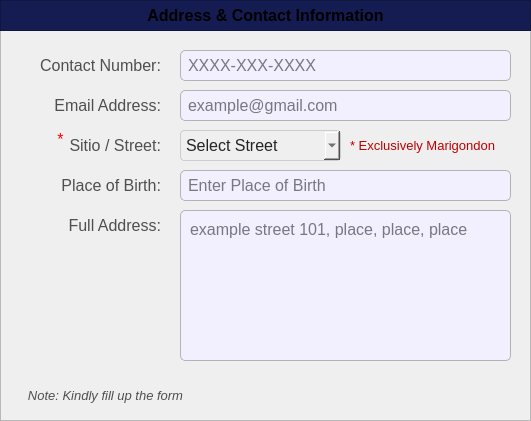
  <widget class="QFrame" name="basePopUpBodyFrame">
   <property name="geometry">
    <rect>
     <x>620</x>
     <y>70</y>
     <width>531</width>
     <height>421</height>
    </rect>
   </property>
   <property name="styleSheet">
    <string notr="true">#basePopUpBodyFrame {
	background-color: rgb(247, 247, 247);
	border: 1px solid rgb(194, 194, 194);
	border-radius: 10px;
}</string>
   </property>
   <property name="frameShape">
    <enum>QFrame::Shape::StyledPanel</enum>
   </property>
   <property name="frameShadow">
    <enum>QFrame::Shadow::Raised</enum>
   </property>
   <widget class="QFrame" name="basePopUpTitleFrame_3">
    <property name="geometry">
     <rect>
      <x>0</x>
      <y>0</y>
      <width>531</width>
      <height>31</height>
     </rect>
    </property>
    <property name="styleSheet">
     <string notr="true">#basePopUpTitleFrame_3 {
	background-color: #141c52;
}</string>
    </property>
    <property name="frameShape">
     <enum>QFrame::Shape::StyledPanel</enum>
    </property>
    <property name="frameShadow">
     <enum>QFrame::Shadow::Raised</enum>
    </property>
    <widget class="QLabel" name="label_title_3">
     <property name="geometry">
      <rect>
       <x>0</x>
       <y>0</y>
       <width>531</width>
       <height>31</height>
      </rect>
     </property>
     <property name="font">
      <font>
       <family>Arial</family>
       <pointsize>12</pointsize>
       <bold>true</bold>
      </font>
     </property>
     <property name="styleSheet">
      <string notr="true">#label_title{
	background-color:transparent;
	color: rgb(255, 255, 255);
}</string>
     </property>
     <property name="text">
      <string>Address &amp; Contact Information</string>
     </property>
     <property name="alignment">
      <set>Qt::AlignmentFlag::AlignCenter</set>
     </property>
    </widget>
   </widget>
   <widget class="QLabel" name="labelNote2">
    <property name="geometry">
     <rect>
      <x>350</x>
      <y>130</y>
      <width>151</width>
      <height>31</height>
     </rect>
    </property>
    <property name="font">
     <font>
      <family>Arial</family>
      <pointsize>10</pointsize>
      <bold>false</bold>
     </font>
    </property>
    <property name="styleSheet">
     <string notr="true">#labelNote2 {
	background-color: transparent;
	color: #bd0000;
}
</string>
    </property>
    <property name="text">
     <string>* Exclusively Marigondon</string>
    </property>
    <property name="alignment">
     <set>Qt::AlignmentFlag::AlignLeading|Qt::AlignmentFlag::AlignLeft|Qt::AlignmentFlag::AlignVCenter</set>
    </property>
   </widget>
   <widget class="QComboBox" name="register_citizen_comboBox_Sitio">
    <property name="geometry">
     <rect>
      <x>180</x>
      <y>130</y>
      <width>161</width>
      <height>31</height>
     </rect>
    </property>
    <property name="font">
     <font>
      <family>Arial</family>
      <pointsize>12</pointsize>
     </font>
    </property>
    <property name="styleSheet">
     <string notr="true">#register_citizen_comboBox_Sitio{
	background-color: rgb(239, 239, 239); /* Correct property name */
    color: #242424; /* Set text color to black for better contrast */
    border: 1px solid #ccc; /* Optional: Add a light border */
    padding: 5px; /* Optional: Add some padding */
    border-radius: 4px; /* Optional: Rounded corners */
}</string>
    </property>
    <property name="placeholderText">
     <string>Select Street</string>
    </property>
    <property name="duplicatesEnabled">
     <bool>false</bool>
    </property>
    <item>
     <property name="text">
      <string>None</string>
     </property>
    </item>
   </widget>
   <widget class="QLineEdit" name="register_citizen_Email">
    <property name="geometry">
     <rect>
      <x>180</x>
      <y>90</y>
      <width>331</width>
      <height>31</height>
     </rect>
    </property>
    <property name="font">
     <font>
      <family>Arial</family>
      <pointsize>12</pointsize>
     </font>
    </property>
    <property name="styleSheet">
     <string notr="true">#register_citizen_Email{
	border: 1px solid #b3b3b3;  /* Black border */
    border-radius: 5px;        /* Rounded corners */
    padding: 5px;               /* Inner spacing */
    background-color: #f2efff;  /* Gray background */
    color: #000000; 
}

</string>
    </property>
    <property name="text">
     <string/>
    </property>
    <property name="maxLength">
     <number>50</number>
    </property>
    <property name="placeholderText">
     <string>example@gmail.com</string>
    </property>
   </widget>
   <widget class="QLabel" name="register_citizen_labelSitio">
    <property name="geometry">
     <rect>
      <x>10</x>
      <y>130</y>
      <width>151</width>
      <height>31</height>
     </rect>
    </property>
    <property name="font">
     <font>
      <family>Arial</family>
      <pointsize>12</pointsize>
      <bold>false</bold>
     </font>
    </property>
    <property name="styleSheet">
     <string notr="true">#register_citizen_labelSitio {
	background-color: transparent;
	color: #4f4f4f;
}
</string>
    </property>
    <property name="text">
     <string>Sitio / Street:</string>
    </property>
    <property name="alignment">
     <set>Qt::AlignmentFlag::AlignRight|Qt::AlignmentFlag::AlignTrailing|Qt::AlignmentFlag::AlignVCenter</set>
    </property>
   </widget>
   <widget class="QLabel" name="register_citizen_labelEmail">
    <property name="geometry">
     <rect>
      <x>40</x>
      <y>90</y>
      <width>121</width>
      <height>31</height>
     </rect>
    </property>
    <property name="font">
     <font>
      <family>Arial</family>
      <pointsize>12</pointsize>
     </font>
    </property>
    <property name="styleSheet">
     <string notr="true">#register_citizen_labelEmail{
	background-color:transparent;
	color:#4f4f4f;
}</string>
    </property>
    <property name="text">
     <string>Email Address:</string>
    </property>
    <property name="alignment">
     <set>Qt::AlignmentFlag::AlignRight|Qt::AlignmentFlag::AlignTrailing|Qt::AlignmentFlag::AlignVCenter</set>
    </property>
   </widget>
   <widget class="QLabel" name="register_citizen_labelContactNumber">
    <property name="geometry">
     <rect>
      <x>40</x>
      <y>50</y>
      <width>121</width>
      <height>31</height>
     </rect>
    </property>
    <property name="font">
     <font>
      <family>Arial</family>
      <pointsize>12</pointsize>
     </font>
    </property>
    <property name="styleSheet">
     <string notr="true">#register_citizen_labelContactNumber{
	background-color:transparent;
	color:#4f4f4f;
}</string>
    </property>
    <property name="text">
     <string>Contact Number:</string>
    </property>
    <property name="alignment">
     <set>Qt::AlignmentFlag::AlignRight|Qt::AlignmentFlag::AlignTrailing|Qt::AlignmentFlag::AlignVCenter</set>
    </property>
   </widget>
   <widget class="QLabel" name="register_citizen_labelPermAddress">
    <property name="geometry">
     <rect>
      <x>10</x>
      <y>210</y>
      <width>151</width>
      <height>31</height>
     </rect>
    </property>
    <property name="font">
     <font>
      <family>Arial</family>
      <pointsize>12</pointsize>
      <bold>false</bold>
     </font>
    </property>
    <property name="styleSheet">
     <string notr="true">#register_citizen_labelPermAddress {
	background-color: transparent;
	color: #4f4f4f;
}
</string>
    </property>
    <property name="text">
     <string>Full Address:</string>
    </property>
    <property name="alignment">
     <set>Qt::AlignmentFlag::AlignRight|Qt::AlignmentFlag::AlignTrailing|Qt::AlignmentFlag::AlignVCenter</set>
    </property>
   </widget>
   <widget class="QLineEdit" name="register_citizen_ContactNumber">
    <property name="geometry">
     <rect>
      <x>180</x>
      <y>50</y>
      <width>331</width>
      <height>31</height>
     </rect>
    </property>
    <property name="font">
     <font>
      <family>Arial</family>
      <pointsize>12</pointsize>
     </font>
    </property>
    <property name="styleSheet">
     <string notr="true">#register_citizen_ContactNumber{
	border: 1px solid #b3b3b3;  /* Black border */
    border-radius: 5px;        /* Rounded corners */
    padding: 5px;               /* Inner spacing */
    background-color: #f2efff;  /* Gray background */
    color: #000000; 
}

</string>
    </property>
    <property name="text">
     <string/>
    </property>
    <property name="maxLength">
     <number>11</number>
    </property>
    <property name="placeholderText">
     <string>XXXX-XXX-XXXX</string>
    </property>
   </widget>
   <widget class="QLabel" name="register_citizen_labelpob">
    <property name="geometry">
     <rect>
      <x>50</x>
      <y>170</y>
      <width>111</width>
      <height>31</height>
     </rect>
    </property>
    <property name="font">
     <font>
      <family>Arial</family>
      <pointsize>12</pointsize>
     </font>
    </property>
    <property name="styleSheet">
     <string notr="true">#register_citizen_labelpob{
	background-color:transparent;
	color:#4f4f4f;
}</string>
    </property>
    <property name="text">
     <string>Place of Birth:</string>
    </property>
    <property name="alignment">
     <set>Qt::AlignmentFlag::AlignRight|Qt::AlignmentFlag::AlignTrailing|Qt::AlignmentFlag::AlignVCenter</set>
    </property>
   </widget>
   <widget class="QLineEdit" name="register_citizen_Pob">
    <property name="geometry">
     <rect>
      <x>180</x>
      <y>170</y>
      <width>331</width>
      <height>31</height>
     </rect>
    </property>
    <property name="font">
     <font>
      <family>Arial</family>
      <pointsize>12</pointsize>
     </font>
    </property>
    <property name="toolTipDuration">
     <number>0</number>
    </property>
    <property name="styleSheet">
     <string notr="true">#register_citizen_Pob{
	border: 1px solid #b3b3b3;  /* Black border */
    border-radius: 5px;        /* Rounded corners */
    padding: 5px;               /* Inner spacing */
    background-color: #f2efff;  /* Gray background */
    color: #000000; 
}

</string>
    </property>
    <property name="text">
     <string/>
    </property>
    <property name="maxLength">
     <number>50</number>
    </property>
    <property name="placeholderText">
     <string>Enter Place of Birth</string>
    </property>
   </widget>
   <widget class="QLabel" name="labelNote">
    <property name="geometry">
     <rect>
      <x>10</x>
      <y>380</y>
      <width>191</width>
      <height>31</height>
     </rect>
    </property>
    <property name="font">
     <font>
      <family>Arial</family>
      <pointsize>10</pointsize>
      <italic>true</italic>
      <bold>false</bold>
     </font>
    </property>
    <property name="styleSheet">
     <string notr="true">#labelNote {
	background-color: transparent;
	color: #4f4f4f;
}
</string>
    </property>
    <property name="text">
     <string>Note: Kindly fill up the form</string>
    </property>
    <property name="alignment">
     <set>Qt::AlignmentFlag::AlignCenter</set>
    </property>
   </widget>
   <widget class="QPlainTextEdit" name="register_citizen_FullAddress">
    <property name="geometry">
     <rect>
      <x>180</x>
      <y>210</y>
      <width>331</width>
      <height>151</height>
     </rect>
    </property>
    <property name="font">
     <font>
      <family>Arial</family>
      <pointsize>12</pointsize>
     </font>
    </property>
    <property name="styleSheet">
     <string notr="true">#register_citizen_FullAddress{
	border: 1px solid #b3b3b3;  /* Black border */
    border-radius: 5px;        /* Rounded corners */
    padding: 5px;               /* Inner spacing */
    background-color: #f2efff;  /* Gray background */
    color: #000000; 
}

</string>
    </property>
    <property name="placeholderText">
     <string>example street 101, place, place, place</string>
    </property>
   </widget>
   <widget class="QLabel" name="label_req_7">
    <property name="geometry">
     <rect>
      <x>50</x>
      <y>130</y>
      <width>21</width>
      <height>20</height>
     </rect>
    </property>
    <property name="font">
     <font>
      <family>Arial</family>
      <pointsize>12</pointsize>
      <bold>false</bold>
     </font>
    </property>
    <property name="styleSheet">
     <string notr="true">#label_req_7 {
	background-color: transparent;
	color: red;
}
</string>
    </property>
    <property name="text">
     <string>*</string>
    </property>
    <property name="alignment">
     <set>Qt::AlignmentFlag::AlignHCenter|Qt::AlignmentFlag::AlignTop</set>
    </property>
   </widget>
  </widget>
